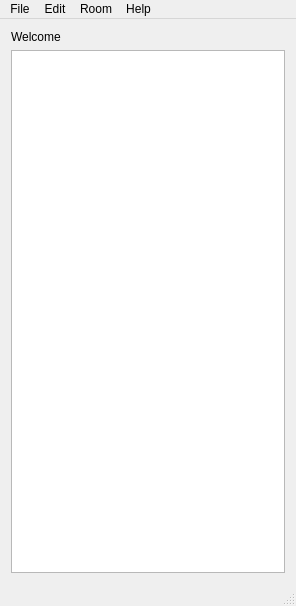
<?xml version="1.0" encoding="UTF-8"?>
<ui version="4.0">
 <class>MainWindow</class>
 <widget class="QMainWindow" name="MainWindow">
  <property name="geometry">
   <rect>
    <x>0</x>
    <y>0</y>
    <width>296</width>
    <height>606</height>
   </rect>
  </property>
  <property name="windowTitle">
   <string>288 Lan Messenger</string>
  </property>
  <widget class="QWidget" name="centralWidget">
   <layout class="QVBoxLayout" name="verticalLayout">
    <item>
     <widget class="QLabel" name="lblWelcome">
      <property name="text">
       <string>Welcome</string>
      </property>
     </widget>
    </item>
    <item>
     <widget class="QListWidget" name="listUsers"/>
    </item>
   </layout>
  </widget>
  <widget class="QMenuBar" name="menuBar">
   <property name="geometry">
    <rect>
     <x>0</x>
     <y>0</y>
     <width>296</width>
     <height>21</height>
    </rect>
   </property>
   <widget class="QMenu" name="menuFile">
    <property name="title">
     <string>File</string>
    </property>
    <addaction name="separator"/>
    <addaction name="actionExit"/>
   </widget>
   <widget class="QMenu" name="menuEdit">
    <property name="title">
     <string>Edit</string>
    </property>
    <addaction name="actionOptions"/>
   </widget>
   <widget class="QMenu" name="menuHelp">
    <property name="title">
     <string>Help</string>
    </property>
    <addaction name="separator"/>
    <addaction name="actionAbout"/>
   </widget>
   <widget class="QMenu" name="menuRoom">
    <property name="title">
     <string>Room</string>
    </property>
    <addaction name="actionJoin"/>
    <addaction name="actionList"/>
   </widget>
   <addaction name="menuFile"/>
   <addaction name="menuEdit"/>
   <addaction name="menuRoom"/>
   <addaction name="menuHelp"/>
  </widget>
  <widget class="QStatusBar" name="statusBar"/>
  <action name="actionContents">
   <property name="text">
    <string>Contents</string>
   </property>
  </action>
  <action name="actionAbout">
   <property name="text">
    <string>About</string>
   </property>
  </action>
  <action name="actionExit">
   <property name="text">
    <string>Exit</string>
   </property>
  </action>
  <action name="actionOptions">
   <property name="text">
    <string>Options</string>
   </property>
  </action>
  <action name="actionJoin">
   <property name="text">
    <string>Join</string>
   </property>
  </action>
  <action name="actionList">
   <property name="text">
    <string>List</string>
   </property>
  </action>
 </widget>
 <layoutdefault spacing="6" margin="11"/>
 <resources/>
 <connections>
  <connection>
   <sender>menuBar</sender>
   <signal>triggered(QAction*)</signal>
   <receiver>MainWindow</receiver>
   <slot>onMenu(QAction*)</slot>
   <hints>
    <hint type="sourcelabel">
     <x>250</x>
     <y>11</y>
    </hint>
    <hint type="destinationlabel">
     <x>226</x>
     <y>28</y>
    </hint>
   </hints>
  </connection>
 </connections>
 <slots>
  <slot>onMenu(QAction*)</slot>
 </slots>
</ui>
